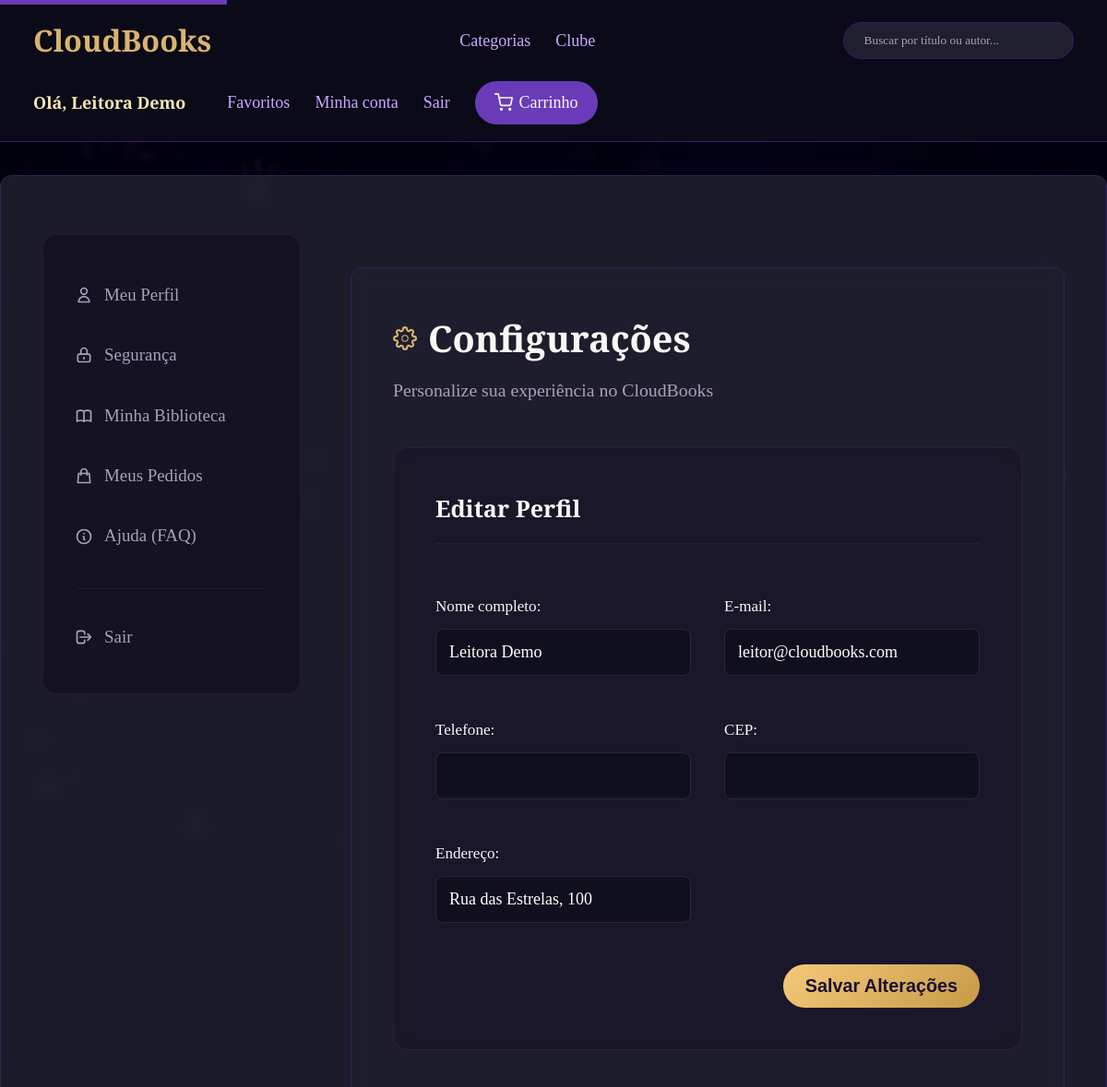
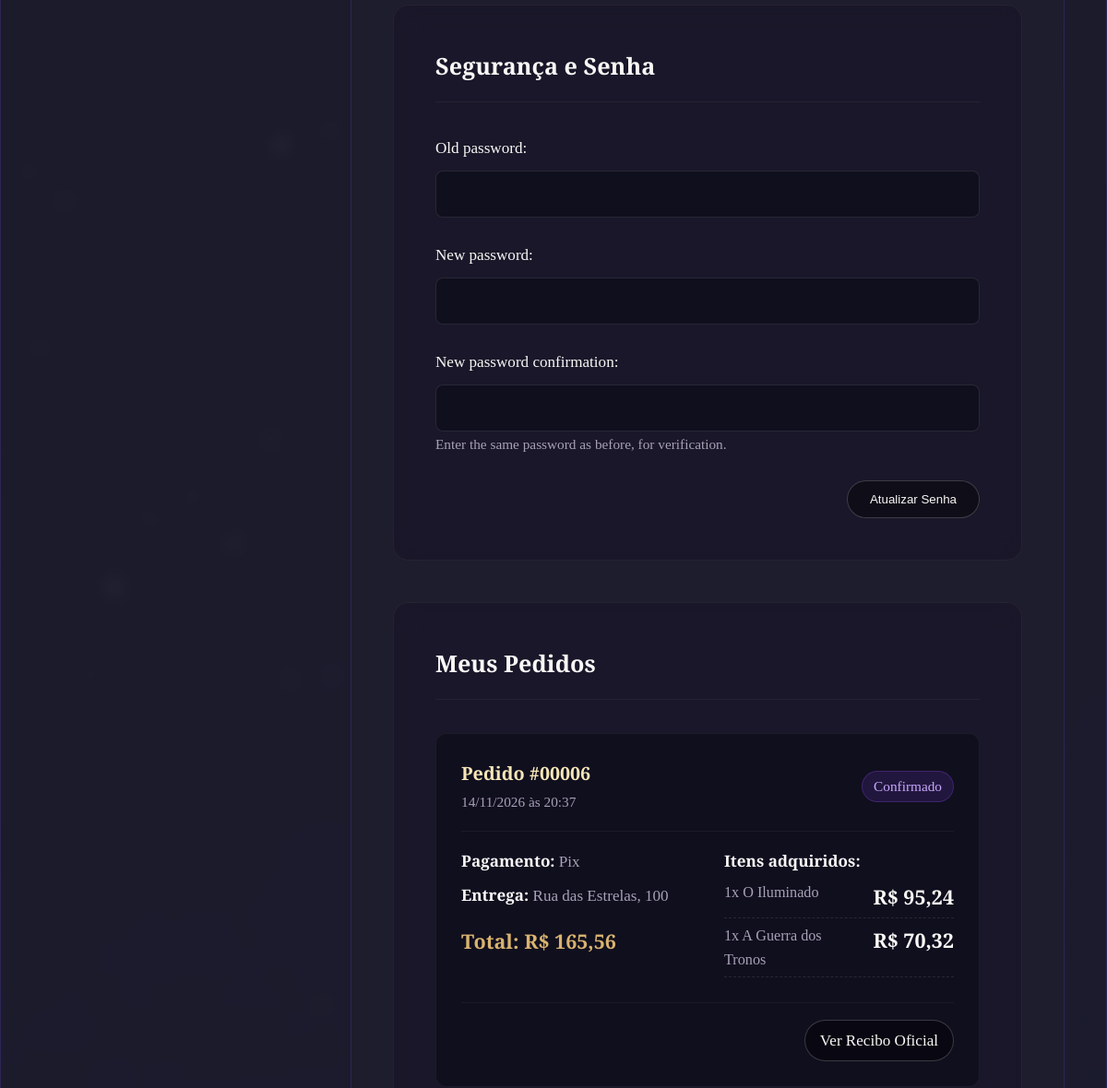
The app's page /conta/ (signed in, upper part), older data (2 pictures, top to bottom).
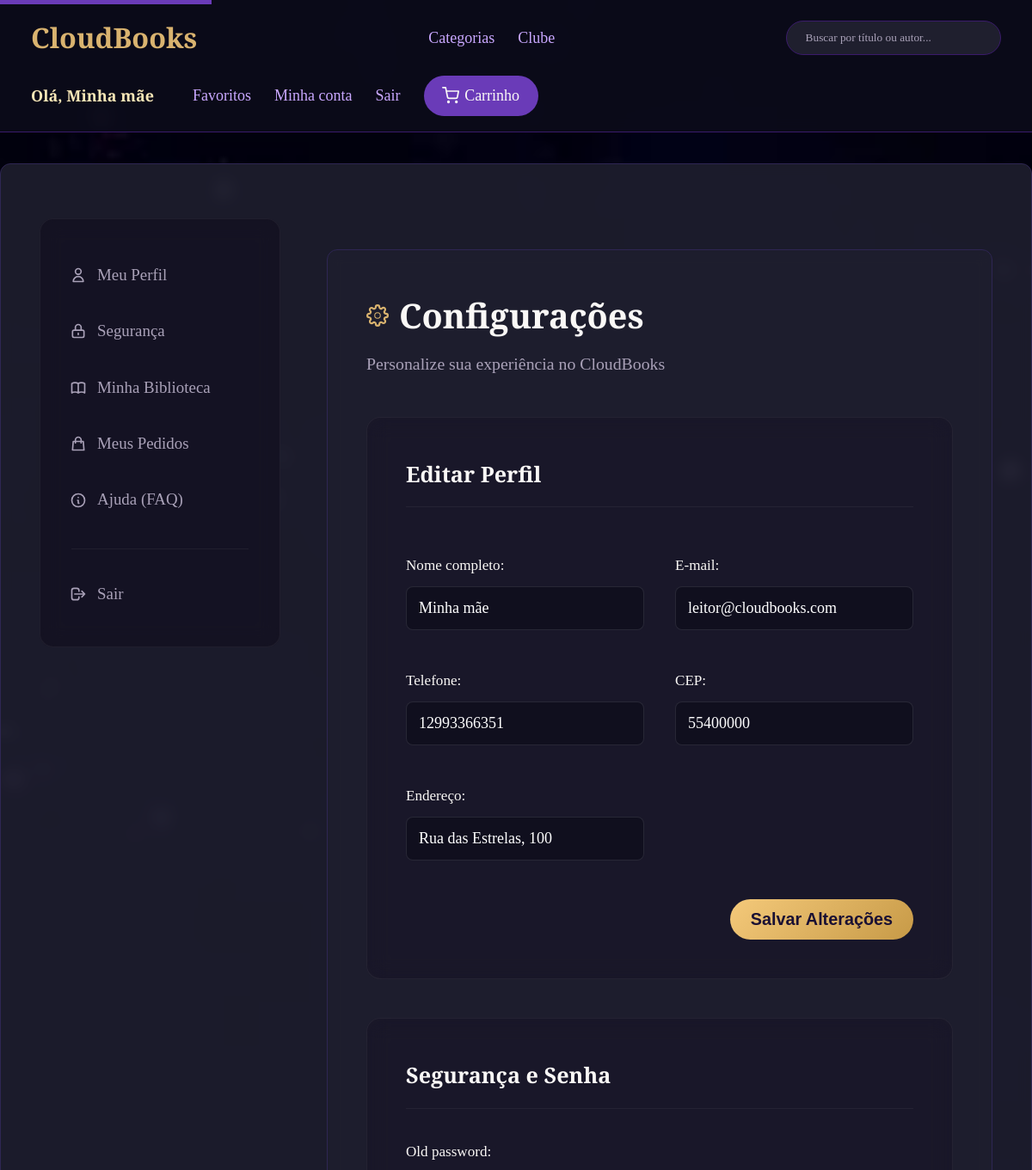
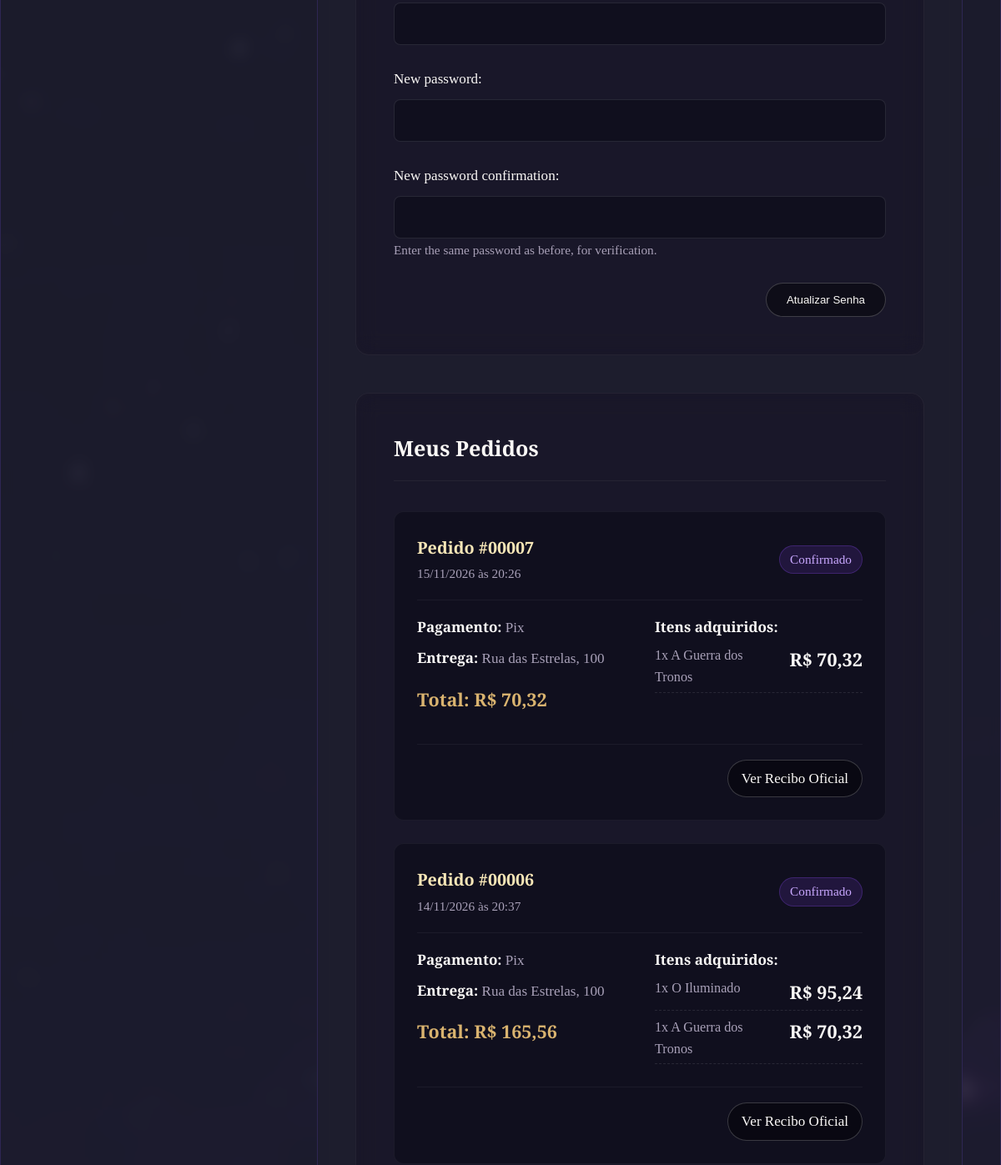
The same page, newer data (2 pictures, top to bottom).
### loja/models.py (models this page shows, shortened)
class Usuario(AbstractUser):
    telefone = models.CharField(max_length=20, blank=True)
    cpf = models.CharField("CPF", max_length=14, blank=True)
    data_nascimento = models.DateField(null=True, blank=True)
    cep = models.CharField("CEP", max_length=9, blank=True)
    endereco = models.CharField("endereço", max_length=200, blank=True)

class Pedido(models.Model):
    STATUS = [
        ("pendente", "Pendente"),
        ("pago", "Pago"),
        ("enviado", "Enviado"),
        ("entregue", "Entregue"),
        ("cancelado", "Cancelado"),
    ]
    usuario = models.ForeignKey(
        Usuario, on_delete=models.CASCADE, related_name="pedidos"
    )
    criado_em = models.DateTimeField(auto_now_add=True)
    endereco = models.CharField("endereço de entrega", max_length=200)
    pagamento = models.CharField(max_length=40)
    total = models.DecimalField(max_digits=10, decimal_places=2)
    status = models.CharField(max_length=20, choices=STATUS, default="pago")
    class Meta:
        ordering = ["-criado_em"]

class ItemPedido(models.Model):
    pedido = models.ForeignKey(Pedido, on_delete=models.CASCADE, related_name="itens")
    livro = models.ForeignKey(
        Livro, on_delete=models.PROTECT, related_name="itens_pedido"
    )
    quantidade = models.PositiveIntegerField()
    preco_unitario = models.DecimalField(max_digits=8, decimal_places=2)

class Livro(models.Model):
    titulo = models.CharField(max_length=200)
    autor = models.CharField(max_length=150)
    categoria = models.ForeignKey(
        Categoria, on_delete=models.PROTECT, related_name="livros"
    )
    isbn = models.CharField("ISBN", max_length=17, unique=True)
    ano_publicacao = models.PositiveIntegerField("ano de publicação")
    num_paginas = models.PositiveIntegerField("número de páginas")
    idioma = models.CharField(max_length=40, default="Português")
    descricao = models.TextField("descrição ou sinopse")
    preco = models.DecimalField(max_digits=8, decimal_places=2)
    estoque = models.PositiveIntegerField("quantidade em estoque", default=0)
    capa = models.ImageField("capa", upload_to="capas/", blank=True, null=True)
    capa_url = models.URLField(max_length=500, blank=True, null=True)
    criado_em = models.DateTimeField(auto_now_add=True)
    class Meta:
        ordering = ["-criado_em"]

### loja/views.py (the view, shortened to what this page needs)
# urls.py: path("conta/", views.configuracoes, name="configuracoes"),
@login_required
def configuracoes(request):
    perfil = PerfilForm(instance=request.user)
    senha = PasswordChangeForm(request.user)
    if request.method == "POST" and "salvar_perfil" in request.POST:
        perfil = PerfilForm(request.POST, instance=request.user)
        if perfil.is_valid():
            perfil.save()
            messages.success(request, "Dados atualizados.")
            return redirect("configuracoes")
    return render(request, "configuracoes.html", {
        "perfil": perfil,
        "senha": senha,
        "pedidos": request.user.pedidos.prefetch_related("itens__livro"),
        "avaliacoes": request.user.posts.select_related("livro"),
    })

### loja/forms.py
class PerfilForm(BaseUsuarioForm):
    class Meta:
        model = Usuario
        fields = ["first_name", "email", "telefone", "cep", "endereco"]
        labels = ROTULOS

### loja/context_processors.py (called while the page is built)
def carrinho(request):
    if request.user.is_authenticated:
        return {"qtd_carrinho": sum(request.user.itens_carrinho.values_list("quantidade", flat=True))}
    return {"qtd_carrinho": 0}

### templates/configuracoes.html (shortened to what the changed rows need)
{% extends "home.html" %}
{% block conteudo %}
<div class="dashboard-layout">
  <main class="dashboard-main">
    <header class="dashboard-header">
      <h1>
        Configurações
      </h1>
    </header>
    <section id="perfil" class="dashboard-panel">
      <h2 class="panel-titulo">Editar Perfil</h2>
      <form method="post" class="formulario-premium form-grid">
        {{ perfil.as_p }}
      </form>
    </section>
    <section id="senha" class="dashboard-panel">
      <h2 class="panel-titulo">Segurança e Senha</h2>
    </section>
    <section id="pedidos" class="dashboard-panel">
      <h2 class="panel-titulo">Meus Pedidos</h2>
      {% if pedidos %}
        <div class="pedidos-lista">
          {% for pedido in pedidos %}
          <div class="pedido-card">
            <div class="pedido-header">
              <div class="pedido-id-data">
                <strong>Pedido #{{ pedido.pk|stringformat:"05d" }}</strong>
                <span class="pedido-data">{% if pedido.criado_em %}{{ pedido.criado_em|date:"d/m/Y \à\s H:i" }}{% else %}Recente{% endif %}</span>
              </div>
              <span class="badge-status">Confirmado</span>
            </div>
            <div class="pedido-corpo">
              <div class="pedido-info">
                <p><strong>Pagamento:</strong> {{ pedido.pagamento }}</p>
                <p><strong>Entrega:</strong> {{ pedido.endereco }}</p>
                <p class="pedido-total">Total: R$ {{ pedido.total }}</p>
              </div>
              <div class="pedido-itens">
                <p class="itens-titulo">Itens adquiridos:</p>
                <ul class="itens-lista">
                  {% for item in pedido.itens.all %}
                  <li>
                    <span>{{ item.quantidade }}x {{ item.livro.titulo }}</span>
                    <span class="item-preco">R$ {{ item.preco_unitario }}</span>
                  </li>
                  {% endfor %}
                </ul>
              </div>
            </div>
            <div class="pedido-acoes">
              <a href="{% url 'confirmacao' pedido.pk %}" class="btn-dark-outline btn-pequeno">Ver Recibo Oficial</a>
            </div>
          </div>
          {% endfor %}
        </div>
      {% endif %}
    </section>
  </main>
</div>
{% endblock %}

### templates/home.html (shortened to what this page needs)
{% load static %}
<!doctype html>
<html lang="pt-BR">
<head>
  <link rel="stylesheet" href="{% static 'css/estilo.css' %}">
</head>
<body class="{% block classe_corpo %}{% endblock %}">
<a href="#conteudo-principal" class="pular-navegacao">Saltar para o conteúdo principal</a>
{% block cabecalho %}
<header class="topo">
  <a class="marca" href="{% url 'home' %}" aria-label="CloudBooks - Página Inicial">CloudBooks</a>
  <nav aria-label="Navegação principal" class="nav-explorar">
    <a href="{% url 'categorias' %}">Categorias</a>
    <a href="{% url 'clube' %}">Clube</a>
  </nav>
  <form class="busca" action="{% url 'pesquisa' %}" method="get" role="search">
    <input id="campo-busca" type="search" name="q" placeholder="Buscar por título ou autor..." value="{{ request.GET.q }}">
  </form>
  <nav aria-label="Conta e Carrinho" class="nav-usuario">
    {% if user.is_authenticated %}
      <span style="color: var(--cor-dourado-claro); font-weight: 600; margin-right: 1rem;">Olá, {{ user.first_name|default:user.username }}</span>
      <a href="{% url 'favoritos' %}">Favoritos</a>
      <a href="{% url 'configuracoes' %}">Minha conta</a>
      <form method="post" action="{% url 'sair' %}" style="display: inline-block; margin: 0;">
        <button type="submit" style="background: none; border: none; color: var(--cor-lilas); cursor: pointer; font-family: inherit; font-size: 1rem; padding: 0;">Sair</button>
      </form>
      <a href="{% url 'carrinho' %}" class="link-carrinho" aria-label="Carrinho com {{ qtd_carrinho }} itens">
        Carrinho {% if qtd_carrinho > 0 %}<span class="badge-carrinho">{{ qtd_carrinho }}</span>{% endif %}
      </a>
    {% endif %}
  </nav>
</header>
{% endblock %}
<main id="conteudo-principal">
  {% block conteudo %}{% endblock %}
</main>
</body>
</html>

Row changes from the older to the newer data that the page shows:
changed Usuario "leitor@cloudbooks.com": first_name "Leitora Demo" → "Minha mãe"; telefone (not shown) → "12993366351"; cep (not shown) → "55400000"
added Pedido: pk "00007", criado_em "15/11/2026 às 20:26", pagamento "Pix", endereco "Rua das Estrelas, 100", total "70,32"
added ItemPedido: quantidade "1", livro.titulo "A Guerra dos Tronos", preco_unitario "70,32", shown under "00007"
